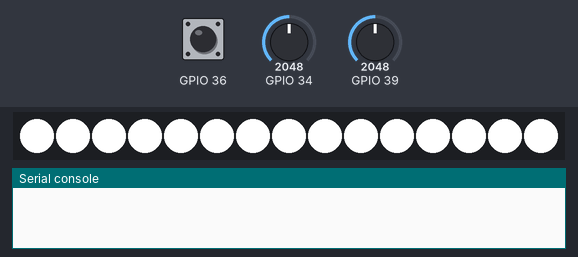
The program below on a simulated ESP32 board running MicroPython. On the bench: 15 RGB LEDs in strip order, left to right, the last lines printed to the serial console. The inputs (shaded band) are chosen by the test bench; at power-on: GPIO 36 HIGH, GPIO 34 = 2048, GPIO 39 = 2048 (analog values on the 0–4095 scale).

Above: at 1.2 s.
1.3 s: GPIO 36 pulled LOW for 0.15 s
3.0 s: GPIO 36 pulled LOW for 3.2 s
At 4.5 s:
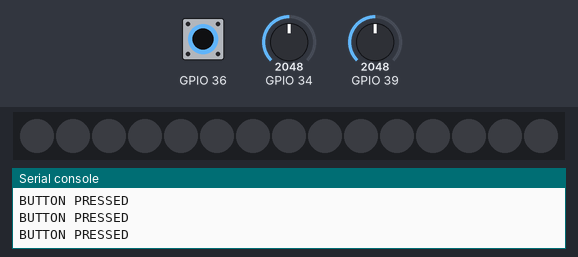
Timing chart, 0 to 6.0 s (numbered marks = the images above; inputs shaded):
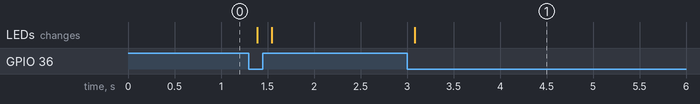

The program:

main.py
```python
from time import sleep
from JOYSTICK_STEM import Joystick, CENTER, UP, DOWN, LEFT, RIGHT, UP_LEFT, UP_RIGHT, DOWN_LEFT, DOWN_RIGHT
from RGB_STEM import RGBLed

# Ánh xạ hướng joystick -> tên màu
DIR_COLOR_MAP = {
    CENTER:     "COLOR_WHITE",
    UP:         "COLOR_BLUE",
    DOWN:       "COLOR_GOLD",
    LEFT:       "COLOR_ORANGE",
    RIGHT:      "COLOR_GREEN",
    UP_LEFT:    "COLOR_PINK",
    UP_RIGHT:   "COLOR_GRAY",
    DOWN_LEFT:  "COLOR_TEAL",
    DOWN_RIGHT: "COLOR_LIME"
}

joystick = Joystick(34, 39, 36)
led = RGBLed(pin_num=15, led_count=15)  # dùng 1 LED WS2812

while True:
    joystick.update()
    direction = joystick.get_direction()

    # Đổi màu theo hướng
    led.show_color(DIR_COLOR_MAP.get(direction, "COLOR_BLACK"))

    if joystick.is_pressed():
        print("BUTTON PRESSED")
        led.turn_off()
    if joystick.was_pressed():
        print("Button was pressed")
        led.turn_off()

    sleep(0.05)
```

JOYSTICK_STEM.py
```python
from machine import ADC, Pin
from time import ticks_ms

CENTER = 0
UP = 1
DOWN = 2
LEFT = 3
RIGHT = 4
UP_LEFT = 5
UP_RIGHT = 6
DOWN_LEFT = 7
DOWN_RIGHT = 8

class Joystick:
    def __init__(self, vrx_pin=34, vry_pin=39, sw_pin=None):
        self.adc_x = ADC(Pin(vrx_pin))
        self.adc_y = ADC(Pin(vry_pin))
        self.adc_x.atten(ADC.ATTN_11DB)
        self.adc_y.atten(ADC.ATTN_11DB)

        self.sw_pin = Pin(sw_pin, Pin.IN, Pin.PULL_UP) if sw_pin is not None else None
        self.sw_state = False
        self.last_sw_state = False
        self.was_pressed_flag = False
        self.last_debounce = ticks_ms()

    def update(self):
        self.raw_x = self.adc_x.read()
        self.raw_y = self.adc_y.read()
        self.vrx = int(self.raw_x / 512)
        self.vry = int(self.raw_y / 512)

        if self.sw_pin:
            reading = self.sw_pin.value() == 0
            if reading != self.last_sw_state:
                self.last_debounce = ticks_ms()
            if ticks_ms() - self.last_debounce > 50:
                if reading != self.sw_state:
                    self.sw_state = reading
                    if self.sw_state:
                        self.was_pressed_flag = True
            self.last_sw_state = reading

    def get_direction(self):
        if self.vrx == 7 and self.vry == 0: return UP_LEFT
        if self.vrx == 0 and self.vry == 0: return UP_RIGHT
        if self.vrx == 7 and self.vry == 7: return DOWN_LEFT
        if self.vrx == 0 and self.vry == 7: return DOWN_RIGHT
        if self.vrx == 3 and self.vry == 0: return UP
        if self.vrx == 3 and self.vry == 7: return DOWN
        if self.vrx == 7 and self.vry == 3: return LEFT
        if self.vrx == 0 and self.vry == 3: return RIGHT
        return CENTER

    def is_pressed(self):
        return self.sw_state

    def was_pressed(self):
        if self.was_pressed_flag:
            self.was_pressed_flag = False
            return True
        return False
```

RGB_STEM.py
```python
import machine
import neopixel
import time

# Định nghĩa các màu sắc
COLORS = {
    "COLOR_RED": (255, 0, 0),
    "COLOR_GREEN": (0, 255, 0),
    "COLOR_BLUE": (0, 0, 255),
    "COLOR_YELLOW": (255, 255, 0),
    "COLOR_CYAN": (0, 255, 255),
    "COLOR_MAGENTA": (255, 0, 255),
    "COLOR_ORANGE": (255, 165, 0),
    "COLOR_PURPLE": (128, 0, 128),
    "COLOR_WHITE": (255, 255, 255),
    "COLOR_BLACK": (0, 0, 0),
    "COLOR_PINK": (255, 192, 203),
    "COLOR_LIME": (50, 205, 50),
    "COLOR_TEAL": (0, 128, 128),
    "COLOR_NAVY": (0, 0, 128),
    "COLOR_MAROON": (128, 0, 0),
    "COLOR_OLIVE": (128, 128, 0),
    "COLOR_GRAY": (128, 128, 128),
    "COLOR_SILVER": (192, 192, 192),
    "COLOR_BROWN": (139, 69, 19),
    "COLOR_GOLD": (255, 215, 0)
}


class RGBLed:
    def __init__(self, pin_num, led_count):
        self.np = neopixel.NeoPixel(machine.Pin(pin_num), led_count)
        self.led_count = led_count

    def show_color(self, color_name):
        color = COLORS.get(color_name, (0, 0, 0))
        for i in range(self.led_count):
            self.np[i] = color
        self.np.write()

    def turn_off(self):
        self.show_color("COLOR_BLACK")

    def rainbow_cycle(self, cycles=5, wait_ms=10):
        for j in range(256 * cycles):
            for i in range(self.led_count):
                self.np[i] = self.wheel((i * 256 // self.led_count + j) & 255)
            self.np.write()
            time.sleep_ms(wait_ms)

    def show_all_colors(self, wait_ms=500):
        for color in COLORS:
            self.show_color(color)
            time.sleep_ms(wait_ms)

    def blink(self, color_name, times=3, on_time=1000, off_time=1000):
        for _ in range(times):
            self.show_color(color_name)
            time.sleep_ms(on_time)
            self.turn_off()
            time.sleep_ms(off_time)

    def fade_in_out(self, color_name, steps=15, delay_ms=300):
        base_color = COLORS.get(color_name, (0, 0, 0))
        for b in range(0, 256, max(1, 255 // steps)):
            scaled = tuple(int(c * b / 255) for c in base_color)
            for i in range(self.led_count):
                self.np[i] = scaled
            self.np.write()
            time.sleep_ms(delay_ms)
        for b in range(255, -1, -max(1, 255 // steps)):
            scaled = tuple(int(c * b / 255) for c in base_color)
            for i in range(self.led_count):
                self.np[i] = scaled
            self.np.write()
            time.sleep_ms(delay_ms)

    def print_color_list(self):
        print("Available Colors:")
        for i, color in enumerate(COLORS):
            print(f"{i}: {color}")

    def wheel(self, pos):
        pos = 255 - pos
        if pos < 85:
            return (255 - pos * 3, 0, pos * 3)
        if pos < 170:
            pos -= 85
            return (0, pos * 3, 255 - pos * 3)
        pos -= 170
        return (pos * 3, 255 - pos * 3, 0)
```

Measured:
- after the input at 3.0 s, the LEDs: change after 0.08 s (image 1)
